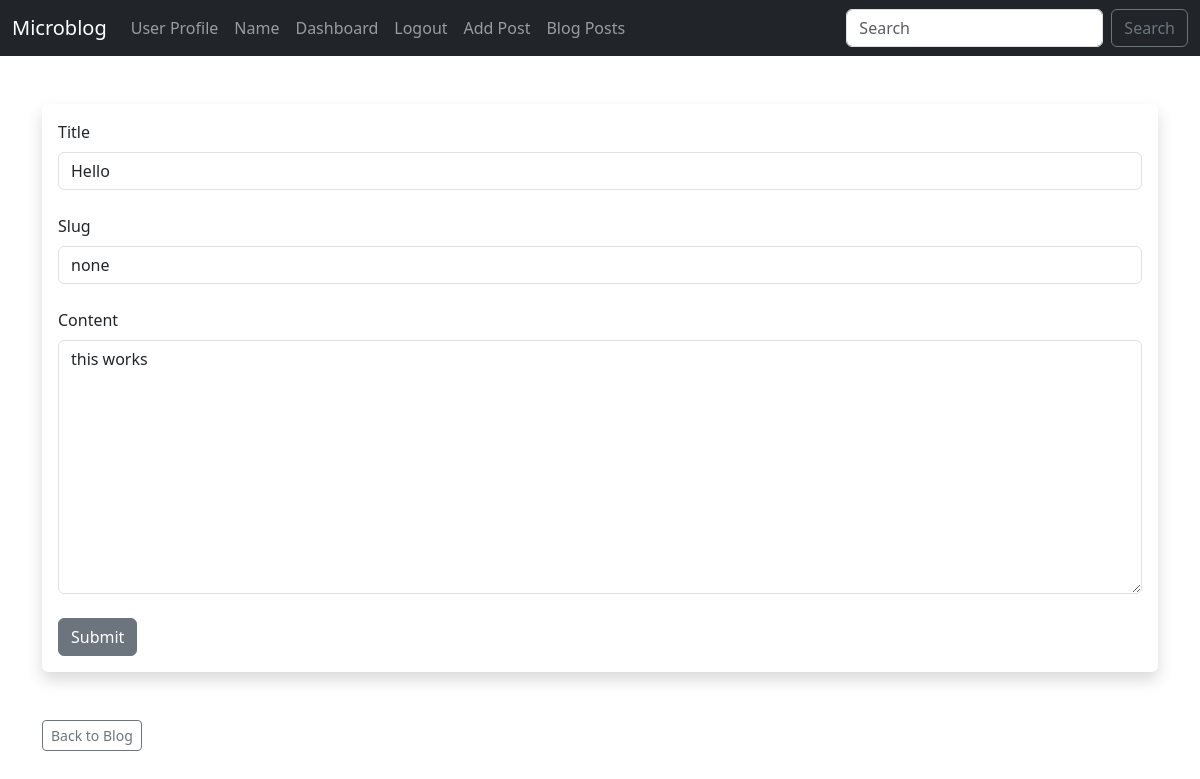
/posts/edit/2 (signed in), run on the app's committed database.
### app/models.py (models this page shows)
class Post(db.Model):
    id = db.Column(db.Integer, primary_key=True)
    title = db.Column(db.String(255))
    content = db.Column(db.Text)
    date_posted = db.Column(db.DateTime, default=datetime.utcnow)
    slug = db.Column(db.String(255))
    poster_id = db.Column(db.Integer, db.ForeignKey("user.id"))

### app/routes.py (the view, shortened to what this page needs)
@app.route("/posts/edit/<int:id>", methods=["GET","POST"])
@login_required
def edit_post(id):
    post = Post.query.get_or_404(id)
    form = PostForm()
    if current_user.id == post.poster_id:
        form.title.data = post.title
        form.slug.data = post.slug
        form.content.data = post.content
        return render_template('edit_post.html',form=form)
    else:
        flash("You are not authorized to edit this post.")
        posts = Post.query.order_by(Post.date_posted)
        return render_template("posts.html", posts=posts)

### app/forms.py
class PostForm(FlaskForm):
    title = StringField("Title", validators=[DataRequired()])
    content = CKEditorField("Content", validators=[DataRequired()])
    author = StringField("Author")
    slug = StringField("Slug")
    submit= SubmitField("Submit")

class SearchForm(FlaskForm):
    searched = StringField("searched", validators=[DataRequired()])
    submit = SubmitField("Sign In")

### app/routes.py (called while the page is built)
@login_manager.user_loader
def load_user(user_id):
    return User.query.get(int(user_id))

@app.context_processor
def base():
    form = SearchForm()
    return dict(form=form)

### app/templates/edit_post.html (shortened to what this page needs)
{% extends "base.html" %}
{% block content %}
<br />
<div class="shadow p-3 mb-5 bg-body rounded">
    <form action="" method="post">
        {{ form.title.label(class="form-label") }}
        {{ form.title(class="form-control") }}
        <br />
        {{ form.slug.label(class="form-label") }}
        {{ form.slug(class="form-control") }}
        <br />
        {{ form.content.label(class="form-label") }}
        {{ form.content(class="form-control", rows="10") }}
        <br />
        {{ form.submit(class="btn btn-secondary") }}
    </form>
</div>
<a href="{{ url_for("posts")}}" class="btn btn-outline-secondary btn-sm">Back to Blog</a>
{% endblock %}

### data on the page
Post: title "Hello", slug "none", content "this works"
